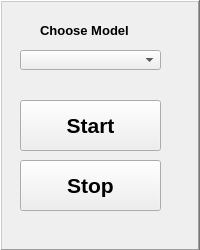
<?xml version="1.0" encoding="UTF-8"?>
<ui version="4.0">
 <class>controls</class>
 <widget class="QWidget" name="controls">
  <property name="geometry">
   <rect>
    <x>0</x>
    <y>0</y>
    <width>200</width>
    <height>250</height>
   </rect>
  </property>
  <property name="minimumSize">
   <size>
    <width>200</width>
    <height>250</height>
   </size>
  </property>
  <property name="windowTitle">
   <string>Controls</string>
  </property>
  <widget class="QLabel" name="label">
   <property name="geometry">
    <rect>
     <x>40</x>
     <y>20</y>
     <width>121</width>
     <height>20</height>
    </rect>
   </property>
   <property name="font">
    <font>
     <pointsize>10</pointsize>
     <weight>75</weight>
     <bold>true</bold>
    </font>
   </property>
   <property name="text">
    <string>Choose Model</string>
   </property>
  </widget>
  <widget class="QComboBox" name="modelListBox">
   <property name="geometry">
    <rect>
     <x>20</x>
     <y>50</y>
     <width>141</width>
     <height>20</height>
    </rect>
   </property>
  </widget>
  <widget class="QPushButton" name="stopButton">
   <property name="geometry">
    <rect>
     <x>20</x>
     <y>160</y>
     <width>141</width>
     <height>51</height>
    </rect>
   </property>
   <property name="font">
    <font>
     <pointsize>16</pointsize>
     <weight>75</weight>
     <bold>true</bold>
    </font>
   </property>
   <property name="text">
    <string>Stop</string>
   </property>
  </widget>
  <widget class="QPushButton" name="startButton">
   <property name="geometry">
    <rect>
     <x>20</x>
     <y>100</y>
     <width>141</width>
     <height>51</height>
    </rect>
   </property>
   <property name="font">
    <font>
     <pointsize>16</pointsize>
     <weight>75</weight>
     <bold>true</bold>
    </font>
   </property>
   <property name="text">
    <string>Start</string>
   </property>
  </widget>
  <widget class="QFrame" name="frame">
   <property name="geometry">
    <rect>
     <x>0</x>
     <y>0</y>
     <width>200</width>
     <height>251</height>
    </rect>
   </property>
   <property name="minimumSize">
    <size>
     <width>200</width>
     <height>250</height>
    </size>
   </property>
   <property name="frameShape">
    <enum>QFrame::WinPanel</enum>
   </property>
   <property name="frameShadow">
    <enum>QFrame::Raised</enum>
   </property>
   <property name="lineWidth">
    <number>3</number>
   </property>
  </widget>
  <zorder>frame</zorder>
  <zorder>label</zorder>
  <zorder>modelListBox</zorder>
  <zorder>stopButton</zorder>
  <zorder>startButton</zorder>
 </widget>
 <resources/>
 <connections/>
</ui>
